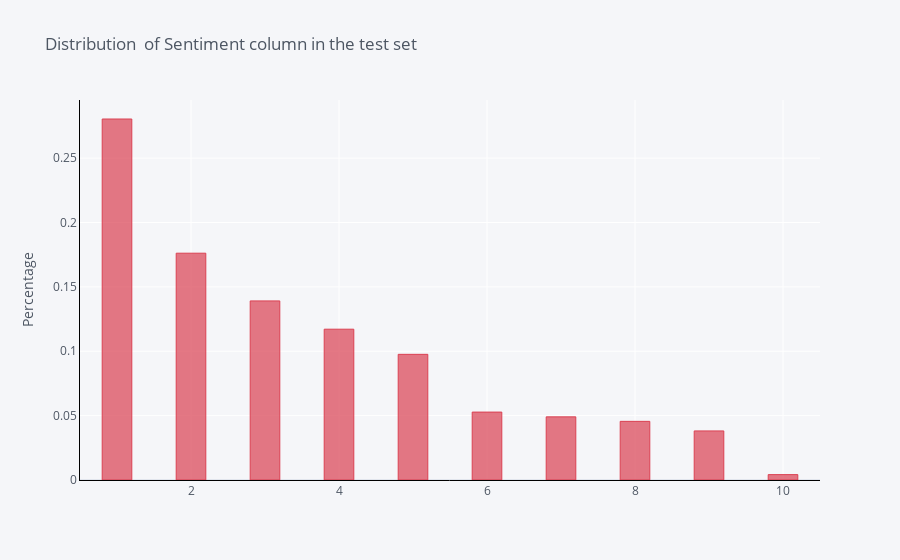

The cell this chart's notebook holds for it:
### Code cell
test['target'].value_counts(normalize=True).iplot(kind='bar',
                                                      yTitle='Percentage', 
                                                      linecolor='black', 
                                                      opacity=0.7,
                                                      color='red',
                                                      theme='pearl',
                                                      bargap=0.6,
                                                      gridcolor='white',
                                                      title='Distribution  of Sentiment column in the test set')

### Figure 1 — Plotly figure (JSON) as saved in the notebook; plotly's stock layout.template omitted (floating-point values rounded to 4 significant figures)
{"data": [{"marker": {"color": "rgba(219, 64, 82, 0.7)", "line": {"color": "rgba(219, 64, 82, 1.0)", "width": 1}}, "name": "proportion", "orientation": "v", "text": "", "type": "bar", "x": [1, 2, 3, 4, 5, 6, 7, 8, 9, 10], "y": [0.2804, 0.1762, 0.1391, 0.1171, 0.09761, 0.05275, 0.04904, 0.04555, 0.03811, 0.004183]}], "layout": {"bargap": 0.6, "legend": {"bgcolor": "#F5F6F9", "font": {"color": "#4D5663"}}, "paper_bgcolor": "#F5F6F9", "plot_bgcolor": "#F5F6F9", "title": {"font": {"color": "#4D5663"}, "text": "Distribution  of Sentiment column in the test set"}, "xaxis": {"gridcolor": "white", "linecolor": "black", "showgrid": true, "tickfont": {"color": "#4D5663"}, "title": {"font": {"color": "#4D5663"}, "text": ""}, "zerolinecolor": "#E1E5ED"}, "yaxis": {"gridcolor": "white", "linecolor": "black", "showgrid": true, "tickfont": {"color": "#4D5663"}, "title": {"font": {"color": "#4D5663"}, "text": "Percentage"}, "zerolinecolor": "#E1E5ED"}}}
